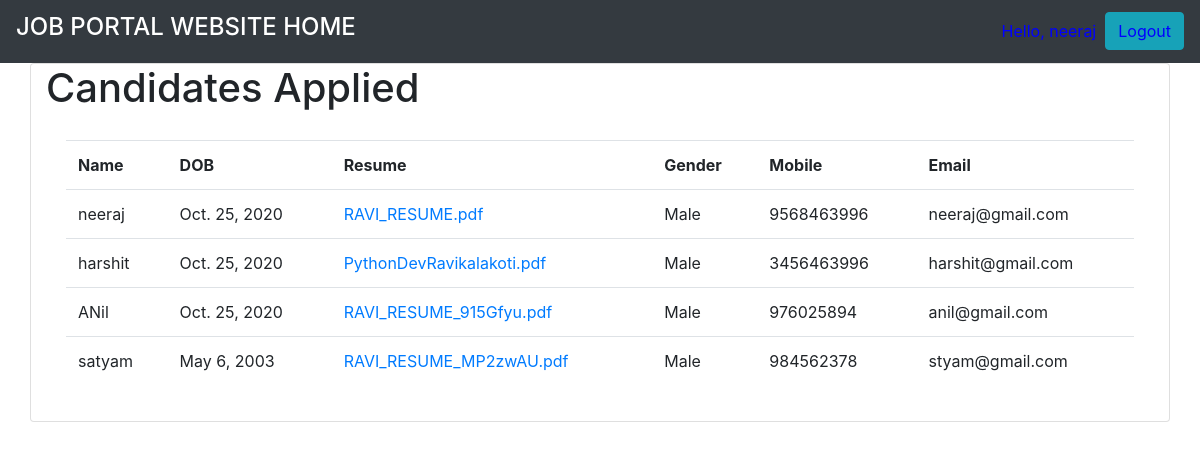
Screenshot of / (signed in) with the database file from the repository.
### JobPortal/models.py (models this page shows, shortened)
class Candidates(models.Model):
    category=(
        ('Male','male'),
        ('Female','female'),
        ('Other','other'),
    )
    name=models.CharField(max_length=200,null=True)
    dob=models.DateField(null=True)
    gender= models.CharField(max_length=200,null=True,choices=category)
    mobile= models.CharField(max_length=200,null=True)
    email= models.CharField(max_length=200,null=True)
    resume=models.FileField(null=True)
    company=models.ManyToManyField(Company,blank=True)

### JobPortal/views.py (the view)
# urls.py: path('',home,name='home'),
def home(request):
    if request.user.is_authenticated:
        candidates= Candidates.objects.all()
        context={
            'candidates':candidates,
        }
        return render(request,'hr.html',context)
    else:
        companies=Company.objects.all()
        context={
            'companies':companies,
        }
        return render(request,'Jobseeker.html',context)

### JobPortal/templates/hr.html
{% extends 'main.html' %}
{% load static%}
{% block content %}
<div class="container card">
    <h1>Candidates Applied</h1>
    <div class="card-body">
        <table class="table table-hover">
            <tr>
                <th>Name</th>
                <th>DOB</th>
                <th>Resume</th>
                <th>Gender</th>
                <th>Mobile</th>
                <th>Email</th>
            </tr>
            {% for c in candidates %}
                <tr>
                    <td>{{c.name}}</td>
                    <td>{{c.dob}}</td>
                    {% if c.resume %}
                    <td><a href='{{c.resume.url}}' download >{{c.resume}}</a></td>
                    {% else %}
                    <td>Not submitted</td>
                    {% endif %}
                    <td>{{c.gender}}</td>
                    <td>{{c.mobile}}</td>
                    <td>{{c.email}}</td>
                </tr>
            {% endfor %}
        </table>
    </div>
</div>
{% endblock %}

### JobPortal/templates/main.html (shortened to what this page needs)
<!DOCTYPE html>
<html lang="en">
<head>
    <link rel="stylesheet" href="https://stackpath.bootstrapcdn.com/bootstrap/4.5.0/css/bootstrap.min.css"0>
</head>
<body>
</body>
</html>
<head>
  </head>
  <nav class="navbar navbar-expand-lg navbar-dark bg-dark">
      <a class="navbar-brand" href="{% url 'home' %}"><h4 style="font-color:red;">JOB PORTAL WEBSITE HOME</h4>
      {% if request.user.is_authenticated %}
      <span class="user">Hello, {{request.user}}  &nbsp;</span>
      <span ><a  class="user btn btn-info" href ="{% url 'logout' %}"> Logout</a></span>
      {% else %}
          <span ><a class="user" href="{% url 'login' %}">Login</a></span>>
          <span ><a class="user" href="{% url 'register' %}">Register</a></span>>
      {% endif  %}
    </nav>
 {%block content%}
    {% endblock %}

### JobPortal/templates/main.html (style rules this page uses)
.user { color:blue; text-decoration: none; }

### rows the page displays
Candidates: name "neeraj", dob "Oct. 25, 2020", resume "RAVI_RESUME.pdf", gender "Male", mobile "9568463996", email "neeraj@gmail.com"
Candidates: name "harshit", dob "Oct. 25, 2020", resume "PythonDevRavikalakoti.pdf", gender "Male", mobile "3456463996", email "harshit@gmail.com"
Candidates: name "ANil", dob "Oct. 25, 2020", resume "RAVI_RESUME_915Gfyu.pdf", gender "Male", mobile "976025894", email "anil@gmail.com"
Candidates: name "satyam", dob "May 6, 2003", resume "RAVI_RESUME_MP2zwAU.pdf", gender "Male", mobile "984562378", email "styam@gmail.com"

### other values shown
{{ request.user }} "neeraj"
